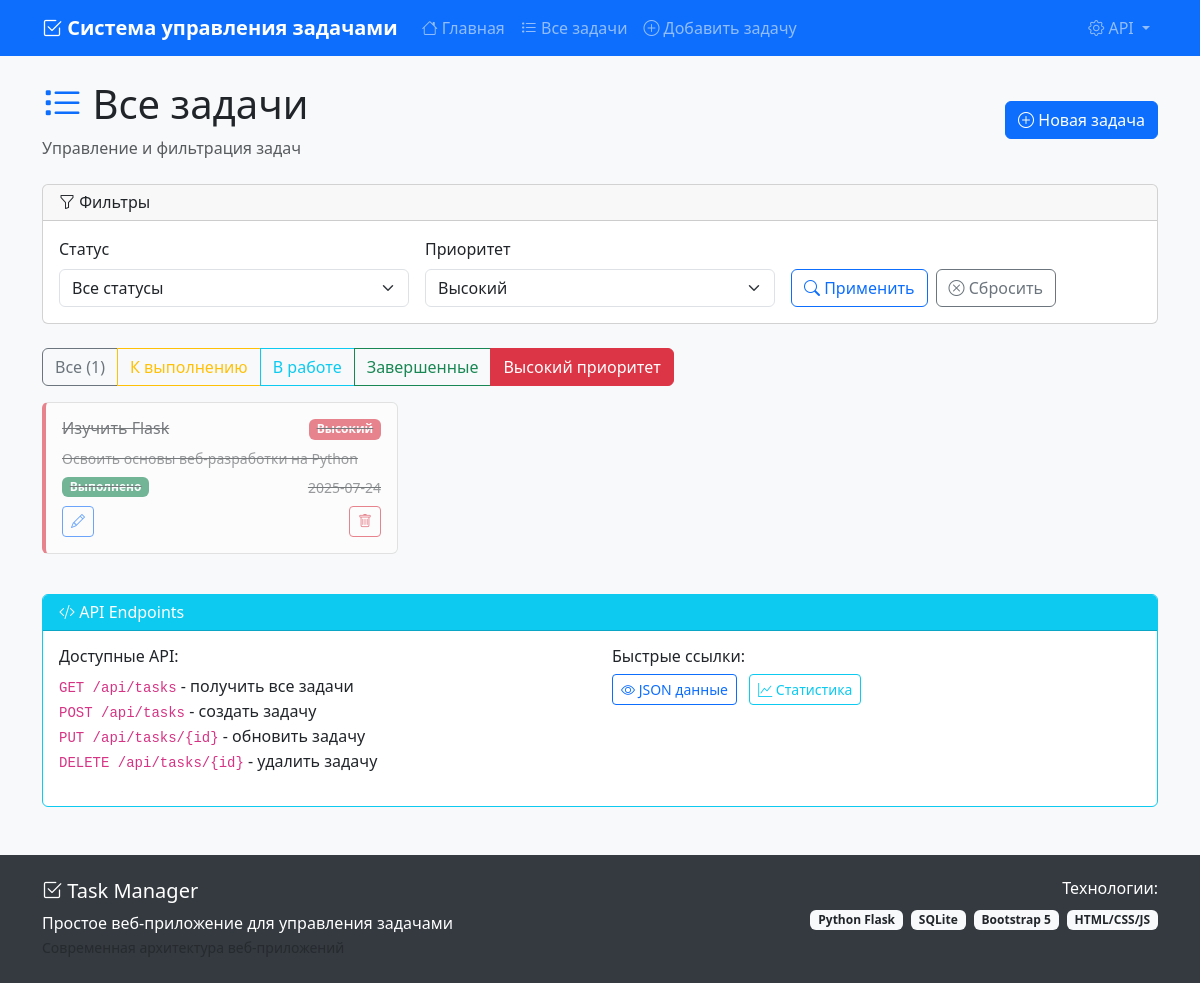
/tasks?priority=high, run on the app's committed database.
### tables this page shows
CREATE TABLE tasks (
            id INTEGER PRIMARY KEY AUTOINCREMENT,
            title TEXT NOT NULL,
            description TEXT,
            priority TEXT DEFAULT 'medium',
            status TEXT DEFAULT 'todo',
            created_at TIMESTAMP DEFAULT CURRENT_TIMESTAMP,
            completed_at TIMESTAMP
        );

### app.py (the view)
@app.route('/tasks')
def tasks():
    conn = get_db_connection()
    status_filter = request.args.get('status', '')
    priority_filter = request.args.get('priority', '')
    query = 'SELECT * FROM tasks WHERE 1=1'
    params = []
    if status_filter:
        query += ' AND status = ?'
        params.append(status_filter)
    if priority_filter:
        query += ' AND priority = ?'
        params.append(priority_filter)
    query += ' ORDER BY created_at DESC'
    tasks = conn.execute(query, params).fetchall()
    conn.close()
    return render_template('tasks.html', tasks=tasks,
                         current_status=status_filter,
                         current_priority=priority_filter)

### app.py (called while the page is built)
def get_db_connection():
    conn = sqlite3.connect(DATABASE)
    conn.row_factory = sqlite3.Row  # Позволяет обращаться к столбцам по имени
    return conn

### templates/tasks.html (shortened to what this page needs)
{% extends "base.html" %}
{% block content %}
<div class="row">
    <div class="col-12">
        <div class="d-flex justify-content-between align-items-center mb-4">
            <div>
                <h1><i class="bi bi-list-task text-primary"></i> Все задачи</h1>
                <p class="text-muted mb-0">Управление и фильтрация задач</p>
            </div>
            <div>
                <a href="{{ url_for('add_task') }}" class="btn btn-primary">
                    <i class="bi bi-plus-circle"></i> Новая задача
                </a>
            </div>
        </div>
        <div class="card mb-4">
            <div class="card-header">
                <h6 class="mb-0"><i class="bi bi-funnel"></i> Фильтры</h6>
            </div>
            <div class="card-body">
                <form method="GET" class="row g-3">
                    <div class="col-md-4">
                        <label for="status" class="form-label">Статус</label>
                        <select class="form-select" id="status" name="status">
                            <option value="">Все статусы</option>
                        </select>
                    </div>
                    <div class="col-md-4">
                        <label for="priority" class="form-label">Приоритет</label>
                        <select class="form-select" id="priority" name="priority">
                            <option value="high" {{ 'selected' if current_priority == 'high' else '' }}>Высокий</option>
                        </select>
                    </div>
                    <div class="col-md-4 d-flex align-items-end">
                        <button type="submit" class="btn btn-outline-primary me-2">
                            <i class="bi bi-search"></i> Применить
                        </button>
                        <a href="{{ url_for('tasks') }}" class="btn btn-outline-secondary">
                            <i class="bi bi-x-circle"></i> Сбросить
                        </a>
                    </div>
                </form>
            </div>
        </div>
        <div class="mb-3">
            <div class="btn-group" role="group">
                <a href="{{ url_for('tasks') }}" class="btn btn-outline-secondary {{ 'active' if not current_status and not current_priority else '' }}">
                    Все ({{ tasks|length }})
                </a>
                <a href="{{ url_for('tasks') }}?status=todo" class="btn btn-outline-warning {{ 'active' if current_status == 'todo' else '' }}">
                    К выполнению
                </a>
                <a href="{{ url_for('tasks') }}?status=in_progress" class="btn btn-outline-info {{ 'active' if current_status == 'in_progress' else '' }}">
                    В работе
                </a>
                <a href="{{ url_for('tasks') }}?status=done" class="btn btn-outline-success {{ 'active' if current_status == 'done' else '' }}">
                    Завершенные
                </a>
                <a href="{{ url_for('tasks') }}?priority=high" class="btn btn-outline-danger {{ 'active' if current_priority == 'high' else '' }}">
                    Высокий приоритет
                </a>
            </div>
        </div>
        {% if tasks %}
            <div class="row">
                {% for task in tasks %}
                <div class="col-lg-6 col-xl-4 mb-3">
                    <div class="card card-hover priority-{{ task.priority }} {{ 'status-done' if task.status == 'done' else '' }}">
                        <div class="card-body">
                            <div class="d-flex justify-content-between align-items-start mb-2">
                                <h6 class="card-title mb-0">{{ task.title }}</h6>
                                {% if task.priority == 'high' %}
                                    <span class="badge bg-danger">Высокий</span>
                                {% elif task.priority == 'medium' %}
                                    <span class="badge bg-warning text-dark">Средний</span>
                                {% else %}
                                    <span class="badge bg-success">Низкий</span>
                                {% endif %}
                            </div>
                            {% if task.description %}
                                <p class="card-text small text-muted mb-2">
                                    {{ task.description[:80] }}{% if task.description|length > 80 %}...{% endif %}
                                </p>
                            {% endif %}
                            <div class="d-flex justify-content-between align-items-center mb-2">
                                {% if task.status == 'todo' %}
                                    <span class="badge bg-secondary">К выполнению</span>
                                {% elif task.status == 'in_progress' %}
                                    <span class="badge bg-info">В работе</span>
                                {% elif task.status == 'done' %}
                                    <span class="badge bg-success">Выполнено</span>
                                {% endif %}
                                <small class="text-muted">
                                    {{ task.created_at[:10] }}
                                </small>
                            </div>
                            <div class="d-flex justify-content-between">
                                <div class="btn-group btn-group-sm">
                                    <a href="{{ url_for('edit_task', task_id=task.id) }}" class="btn btn-outline-primary" title="Редактировать">
                                        <i class="bi bi-pencil"></i>
                                    </a>
                                </div>
                                <form method="POST" action="{{ url_for('delete_task', task_id=task.id) }}" style="display: inline;"
                                      onsubmit="return confirm('Удалить задачу {{ task.title }}?')">
                                    <button type="submit" class="btn btn-outline-danger btn-sm" title="Удалить">
                                        <i class="bi bi-trash"></i>
                                    </button>
                                </form>
                            </div>
                        </div>
                    </div>
                </div>
                {% endfor %}
            </div>
        {% endif %}
    </div>
</div>
<div class="row mt-4">
    <div class="col-12">
        <div class="card border-info">
            <div class="card-header bg-info text-white">
                <h6 class="mb-0"><i class="bi bi-code-slash"></i> API Endpoints</h6>
            </div>
            <div class="card-body">
                <div class="row">
                    <div class="col-md-6">
                        <h6>Доступные API:</h6>
                        <ul class="list-unstyled">
                            <li><code>GET /api/tasks</code> - получить все задачи</li>
                            <li><code>POST /api/tasks</code> - создать задачу</li>
                            <li><code>PUT /api/tasks/{id}</code> - обновить задачу</li>
                            <li><code>DELETE /api/tasks/{id}</code> - удалить задачу</li>
                        </ul>
                    </div>
                    <div class="col-md-6">
                        <h6>Быстрые ссылки:</h6>
                        <a href="/api/tasks" target="_blank" class="btn btn-sm btn-outline-primary me-2">
                            <i class="bi bi-eye"></i> JSON данные
                        </a>
                        <a href="/api/stats" target="_blank" class="btn btn-sm btn-outline-info">
                            <i class="bi bi-graph-up"></i> Статистика
                        </a>
                    </div>
                </div>
            </div>
        </div>
    </div>
</div>
{% endblock %}

### templates/base.html (style rules this page uses)
body { background-color: #f8f9fa; }
.priority-high { border-left: 4px solid #dc3545; }
.status-done { opacity: 0.6; text-decoration: line-through; }

### data on the page
tasks: title "Изучить Flask", priority "Высокий", description "Освоить основы веб-разработки на Python", status "Выполнено", created_at "2025-07-24"

### other printed values
{{ tasks|length }} "1"
